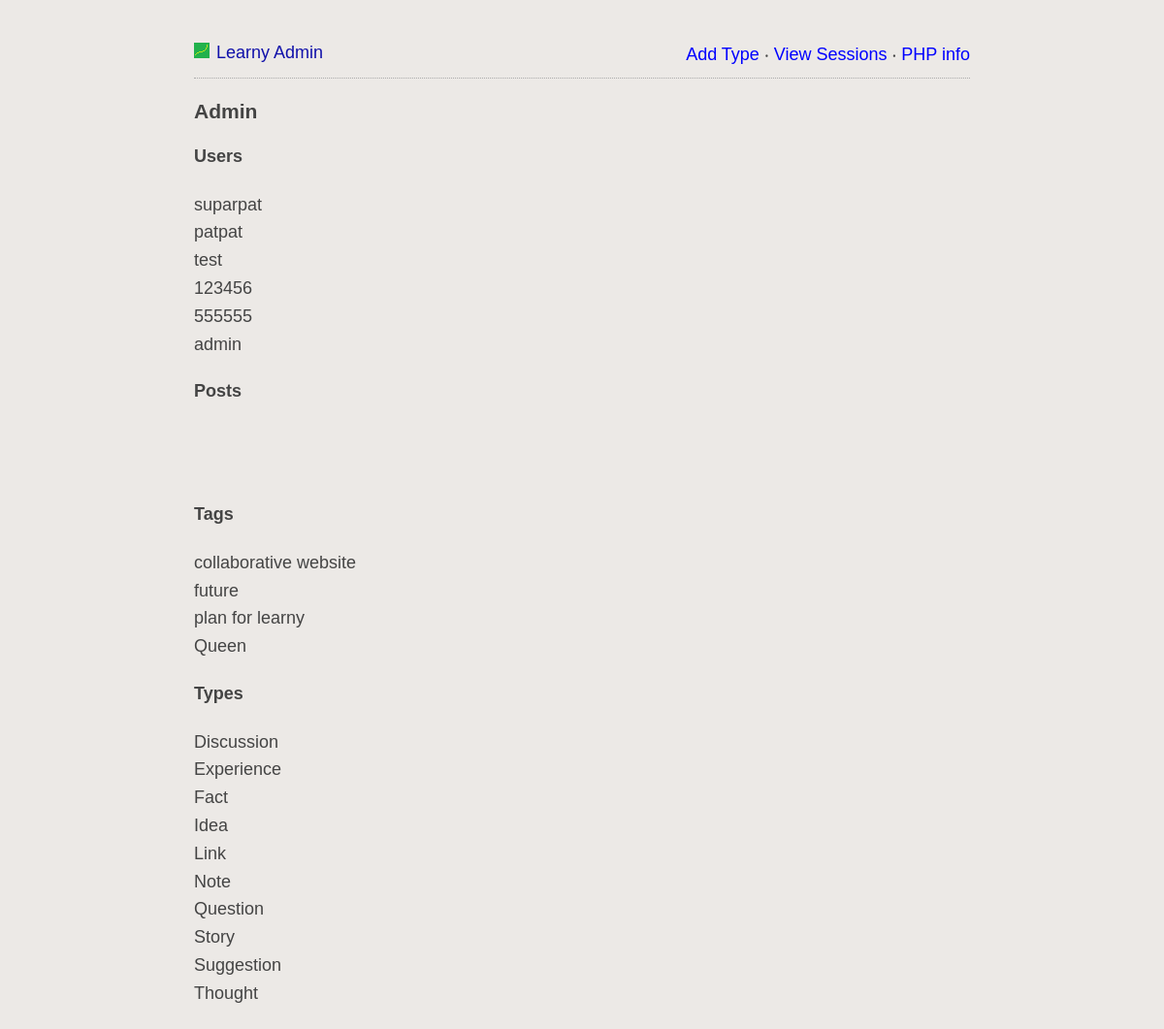
/admin/index.php, run on an earlier commit of the app's database.
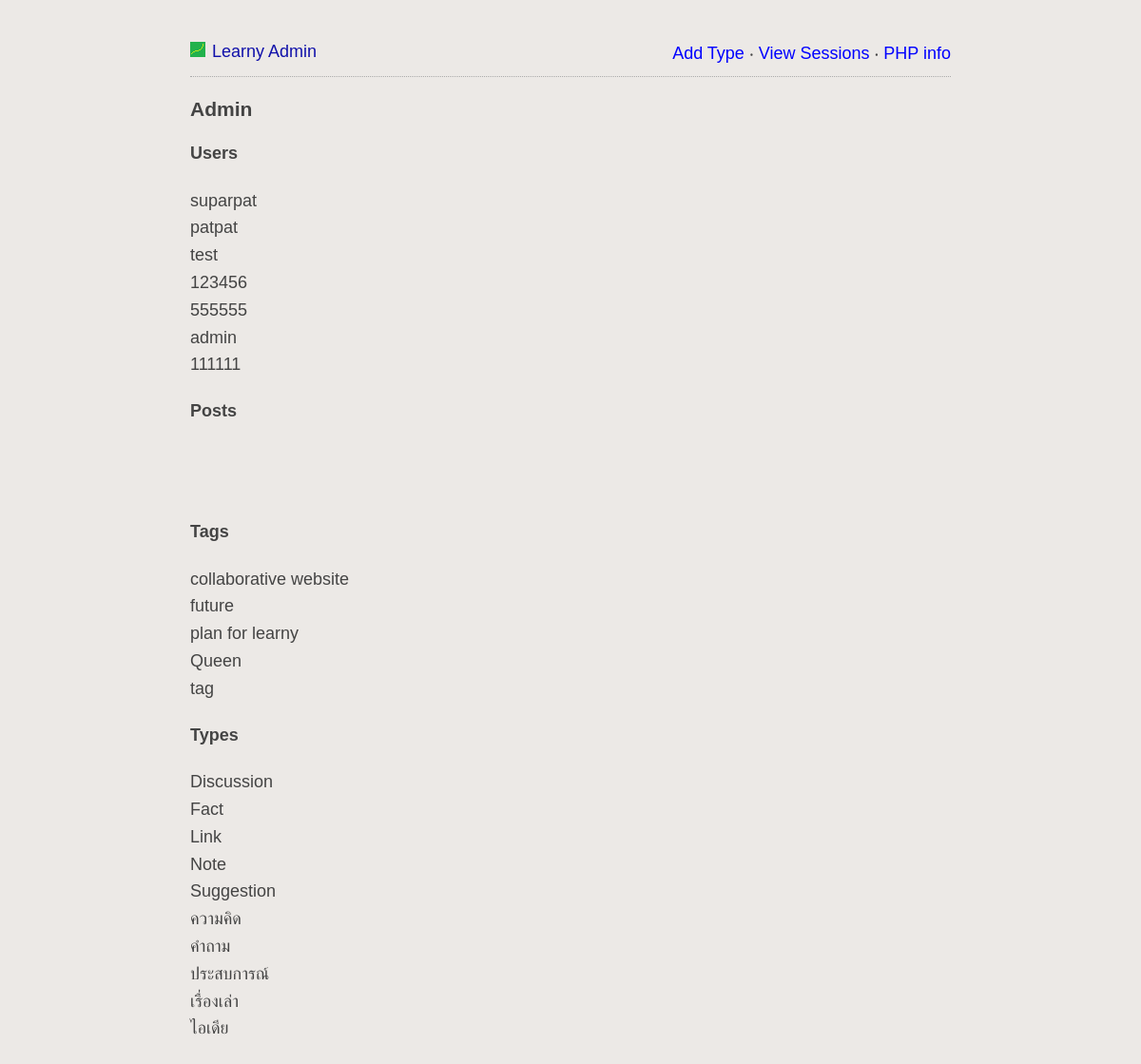
And on a later commit of the database.
### tables this page shows
CREATE TABLE IF NOT EXISTS `users` (
  `uid` int(11) NOT NULL AUTO_INCREMENT,
  `username` varchar(25) NOT NULL,
  `password` varchar(255) NOT NULL,
  `email` varchar(100) NOT NULL,
  `created_at` timestamp NOT NULL DEFAULT CURRENT_TIMESTAMP,
  PRIMARY KEY (`uid`),
  UNIQUE KEY `username` (`username`),
  UNIQUE KEY `email` (`email`)
);

CREATE TABLE IF NOT EXISTS `tags` (
  `id` int(11) NOT NULL AUTO_INCREMENT,
  `name` varchar(255) NOT NULL,
  PRIMARY KEY (`id`),
  UNIQUE KEY `name` (`name`)
);

CREATE TABLE IF NOT EXISTS `types` (
  `id` int(11) NOT NULL AUTO_INCREMENT,
  `name` varchar(255) NOT NULL,
  PRIMARY KEY (`id`),
  UNIQUE KEY `name` (`name`)
);

### lib/userClass.php (called while the page is built, shortened)
<?php
	class userClass{
		public function fetchAllUsers(){
			try{
				$db = getDB();
				$stmt = $db->prepare("SELECT uid,email,username,users.created_at FROM users");
				$stmt->execute();
				$data = $stmt->fetchAll(PDO::FETCH_OBJ);
				return $data;
			}
			catch(PDOException $e) {
				echo '{"error":{"text":'. $e->getMessage() .'}}';
			}
		}
	}
?>

### lib/postClass.php (called while the page is built, shortened)
<?php
	require_once(__DIR__.'/tagClass.php');
	require_once(__DIR__.'/typeClass.php');
	class postClass{
		public function fetchPosts($limit, $page){
			try{
				$db = getDB();
				$stmt = $db->prepare("
					SELECT posts.id AS id,
					posts.subject AS subject,
					posts.content AS content,
					posts.uid AS uid,
					users.username AS username,
					posts.created_at AS created_at,
					posts.updated_at AS updated_at,
					types.name AS type,
					posts.votes AS votes,
					GROUP_CONCAT(tags.name ORDER BY tags.name SEPARATOR '\t') AS tags
					FROM posts
					INNER JOIN users ON posts.uid=users.uid
					INNER JOIN posts_type ON posts.id=posts_type.post_id
					INNER JOIN types ON types.id=posts_type.type_id
					LEFT JOIN posts_tags ON posts.id=posts_tags.post_id
					LEFT JOIN tags ON posts_tags.tag_id=tags.id
					WHERE posts.draft=0
					GROUP BY posts.id
					ORDER BY updated_at DESC
					LIMIT :limit OFFSET :offset");
				$stmt->bindParam("limit", $limit,PDO::PARAM_INT);
				$offset = ($page-1)*$limit;
				$stmt->bindParam("offset", $offset,PDO::PARAM_INT);
				$stmt->execute();
				$data = $stmt->fetchAll(PDO::FETCH_OBJ);
				$result = [];
				return array('postsData'=>$data, 'votesData'=>$result);
			}
			catch(PDOException $e) {
				echo '{"error":{"text":'. $e->getMessage() .'}}';
			}
		}
	}
?>

### lib/tagClass.php (called while the page is built, shortened)
<?php
class tagClass{
	public function fetchTags(){
		try{
			$db = getDB();
			$stmt = $db->prepare("SELECT name FROM tags");
			$stmt->execute();
			$data = $stmt->fetchAll(PDO::FETCH_OBJ);
			return $data;
		}
		catch(PDOException $e){
			echo '{"error":{"text":'. $e->getMessage() .'}}';
		}
	}
}
?>

### lib/typeClass.php (called while the page is built, shortened)
<?php
class typeClass{
	public function fetchTypes(){
		try{
			$db = getDB();
			$stmt = $db->prepare("SELECT id, name FROM types");
			$stmt->execute();
			$data = $stmt->fetchAll(PDO::FETCH_OBJ);
			return $data;
		}
		catch(PDOException $e){
			echo '{"error":{"text":'. $e->getMessage() .'}}';
		}
	}
}
?>

### admin/index.php (the view, shortened to what this page needs)
<?php
	require_once(__DIR__.'/../lib/userClass.php');
	require_once(__DIR__.'/../lib/postClass.php');
	require_once(__DIR__.'/../lib/tagClass.php');
	require_once(__DIR__.'/../lib/typeClass.php');
	$userClass = new userClass();
	$postClass = new postClass();
	$tagClass = new tagClass();
	$typeClass = new typeClass();
	$users = $userClass->fetchAllUsers();
	$posts = $postClass->fetchPosts(1000, 1);
	$tags = $tagClass->fetchTags();
	$types = $typeClass->fetchTypes();
?>
<html>
	<head>
		<?php include 'partials/header.php' ?>
	</head>
	<body>
		<div id="content">
			<?php include 'partials/top_menu.php' ?>
			<header>
				<h3>Admin</h3>
			</header>
			<h4>Users</h4>
			<?php
				foreach($users as $user){
					echo $user->username."<br>";
				}
			?>
			<h4>Posts</h4>
			<?php
				foreach($posts as $post){
					echo $post->subject."<br>";
				}
			?>
			<h4>Tags</h4>
			<?php
				foreach($tags as $tag){
					echo $tag->name."<br>";
				}
			?>
			<h4>Types</h4>
			<?php
				foreach($types as $type){
					echo $type->name."<br>";
				}
			?>
		</div>
	</body>
</html>

What changed in the data, as far as the page shows it:
added users: username "111111"
added tags: name "tag"
changed types: name "Thought" → "ความคิด"
changed types: name "Question" → "คำถาม"; moves down the list
changed types: name "Experience" → "ประสบการณ์"; moves down the list
changed types: name "Story" → "เรื่องเล่า"; moves down the list
changed types: name "Idea" → "ไอเดีย"; moves down the list
